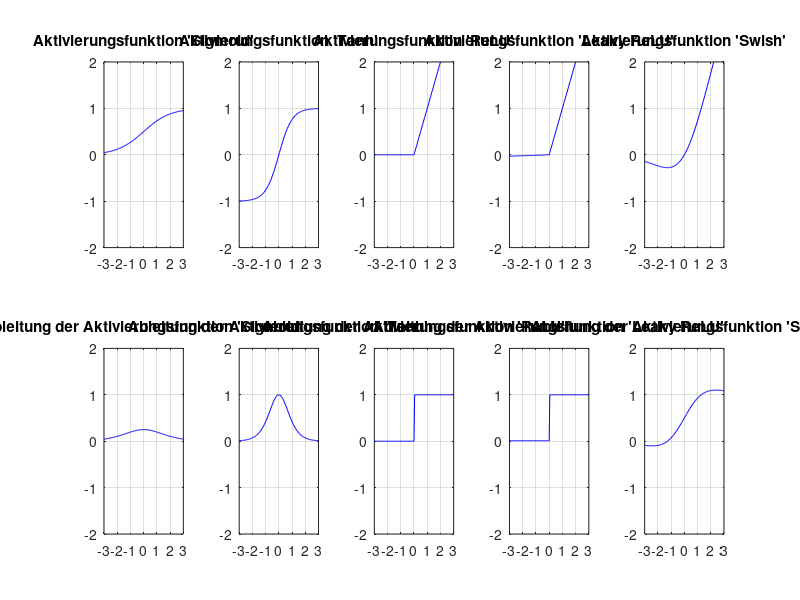

MATLAB code to generate this figure:
function plot_aktivierungsfunktionen_V001()
% PLOT_AKTIVIERUNGSFUNKTIONEN_V001
% Plottet alle betrachteten Aktivierungsfunktionen und deren Ableitungen.

% Definitionen.
x_min = -3;
x_max = 3;
y_min = -2;
y_max = 2;
aufloesung = 0.05;

variation_aktivierungsfunktion = {  'Sigmoid', ... 
                                    'Tanh', ...
                                    'ReLU', ...
                                    'Leaky ReLU', ...
                                    'Swish'};

figure_handle = figure;
                                
% Durchlaufe alle Aktivierungsfunktionen.
for i = 1:1:length(variation_aktivierungsfunktion)
    aktivierungsfunktion = variation_aktivierungsfunktion{i};
    % Aktivierungsfunktion wählen und in Funktionszeiger hinterlegen.
    if (strcmpi(aktivierungsfunktion, 'Sigmoid') == true)
        aktivierungs_funktion = @(x) (1.0 ./ (1.0 + exp(-x)));
        aktivierungs_funktion_ableitung = @(x) (aktivierungs_funktion(x) .* (1-aktivierungs_funktion(x)));
    elseif (strcmpi(aktivierungsfunktion, 'Tanh') == true)
        aktivierungs_funktion = @(x) tanh(x);
        aktivierungs_funktion_ableitung = @(x) (1 - tanh(x).^2);
    elseif (strcmpi(aktivierungsfunktion, 'ReLU') == true)
        aktivierungs_funktion = @(x) max(0,x);
        aktivierungs_funktion_ableitung = @(x) aktivierung_funktion_ableitung_relu(x);
    elseif (strcmpi(aktivierungsfunktion, 'Leaky ReLU') == true)
        aktivierungs_funktion = @(x) max(0.01*x,x);
        aktivierungs_funktion_ableitung = @(x) aktivierung_funktion_ableitung_leaky_relu(x);
    elseif (strcmpi(aktivierungsfunktion, 'Swish') == true)
        aktivierungs_funktion = @(x) (x ./ (1.0 + exp(-x)));
        aktivierungs_funktion_ableitung = @(x) ((exp(-x) .* (x+1) + 1) ./ (1 + exp(-x)).^2);
    else
        error('Unbekannt Aktivierungsfunktion!');
    end

    % Plotten.
    pos_funktion = i;
    pos_funktion_ableitung = length(variation_aktivierungsfunktion) + i;
    % Funktion.
    subplot(2, length(variation_aktivierungsfunktion), pos_funktion);
    plot(x_min:aufloesung:x_max, aktivierungs_funktion(x_min:aufloesung:x_max), 'b-');
    title(['Aktivierungsfunktion ''' aktivierungsfunktion '''']);
    axis([x_min, x_max, y_min, y_max]);
    grid on
    box on
    % Ableitung.
    subplot(2, length(variation_aktivierungsfunktion), pos_funktion_ableitung);
    plot(x_min:aufloesung:x_max, aktivierungs_funktion_ableitung(x_min:aufloesung:x_max), 'b-');
    title(['Ableitung der Aktivierungsfunktion ''' aktivierungsfunktion '''']);
    axis([x_min, x_max, y_min, y_max]);
    grid on
    box on
    
end

% Bild abspeichern.
set(figure_handle, 'Position', [0 0 3500 1500]);
saveas(figure_handle, 'Variation_Aktivierungsfunktionen.png');

end


% Aktivierungsfunktionen, welche ausgelagert werden mussten.
% Ableitung für ReLU.
function ableitung = aktivierung_funktion_ableitung_relu(x)
    ableitung = zeros(1, length(x));
    for n = 1:1:length(x)
        if (x(n) > 0)
            ableitung(n) = 1;
        else
            ableitung(n) = 0;
        end
    end
end

% Ableitung für Leaky-ReLU.
function ableitung = aktivierung_funktion_ableitung_leaky_relu(x)
    ableitung = zeros(1, length(x));
    for n = 1:1:length(x)
        if (x(n) > 0)
            ableitung(n) = 1;
        else
            ableitung(n) = 0.01;
        end
    end
end